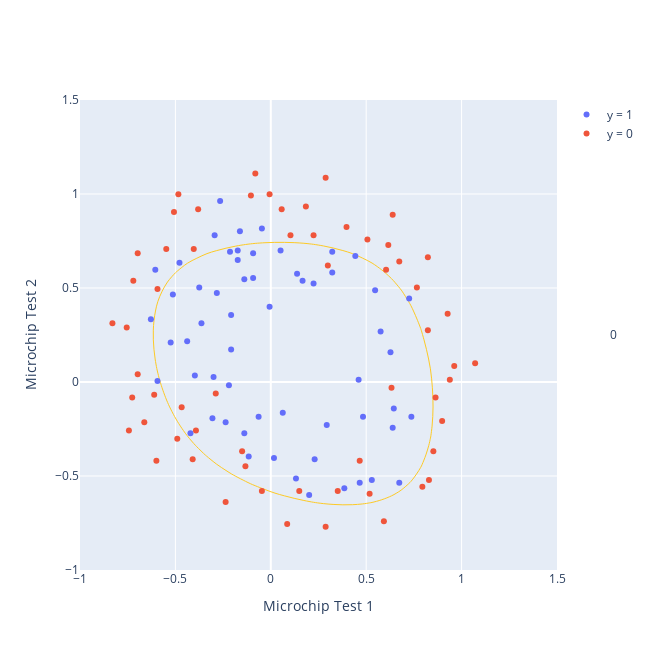

Notebook cell for this chart:
### Code cell
fig_plotly = go.Figure()

layout = go.Layout( autosize=False,
                    width=650,
                    height=650,
                    xaxis = dict( title_text = "Microchip Test 1"),
                    yaxis = dict( title_text = "Microchip Test 2") )

fig_plotly.layout = layout
fig_plotly.add_trace( trace_positive )
fig_plotly.add_trace( trace_negative )
fig_plotly.add_trace( boundary_contur  )
